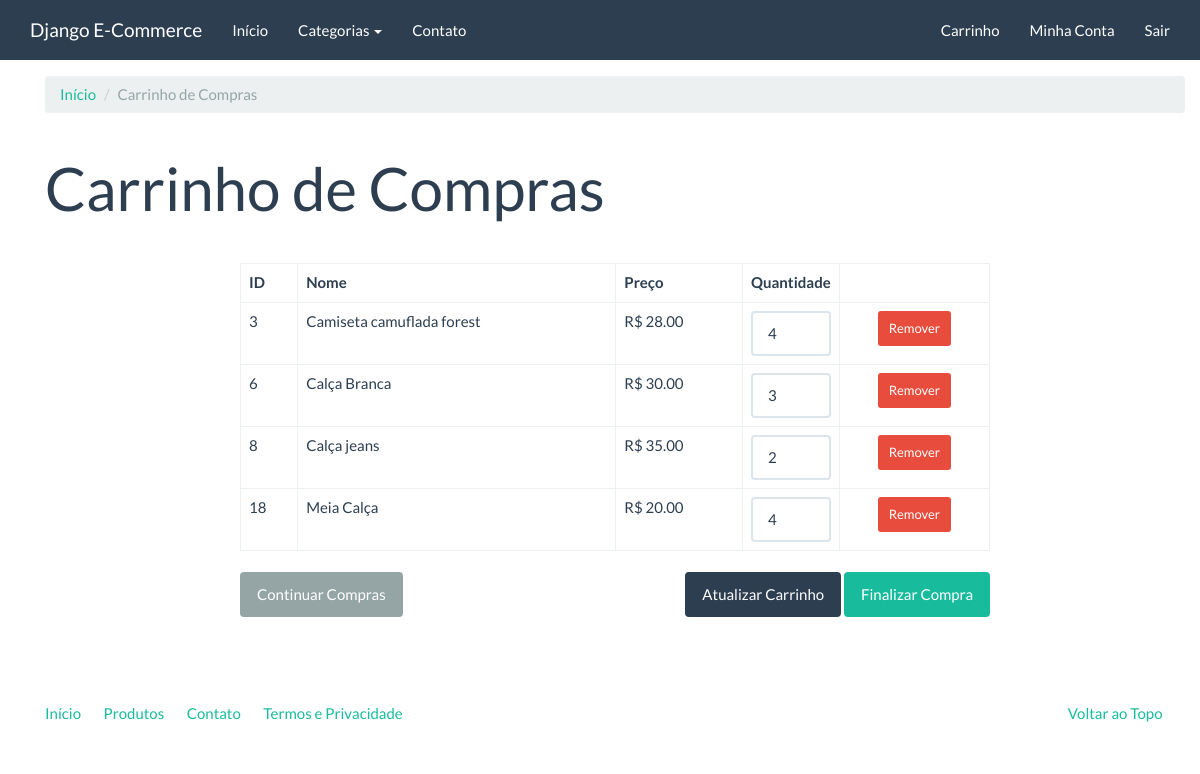
Page /compras/carrinho/ (signed in) on the earlier database version.
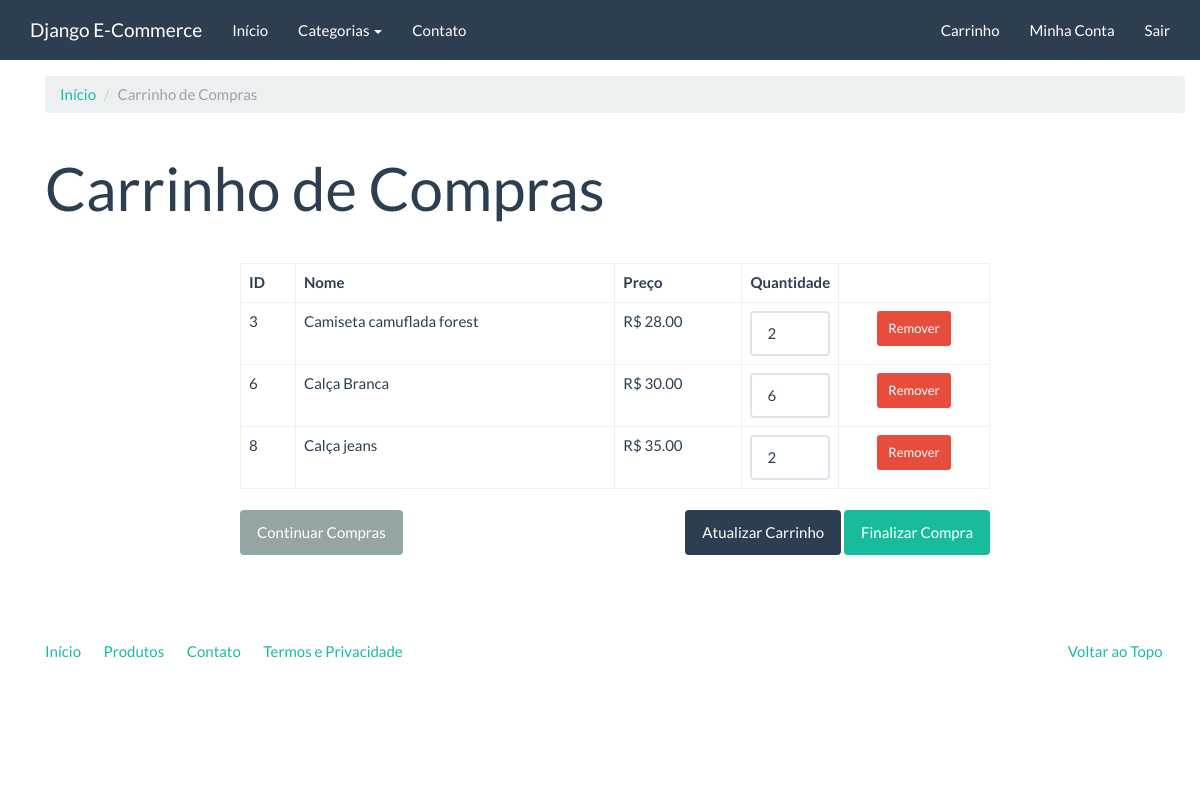
Same page on the later database version.
### checkout/models.py (models this page shows, shortened)
class CartItem(models.Model):
    cart_key = models.CharField('Chave do Carrinho', max_length=40, db_index=True)
    product = models.ForeignKey('catalog.Product', verbose_name='Produto', on_delete=models.CASCADE)
    quantity = models.PositiveIntegerField('Quantidade', default=1)
    price = models.DecimalField('Preço', decimal_places=2, max_digits=8)
    owner = models.ForeignKey(settings.AUTH_USER_MODEL, verbose_name='Usuário', on_delete=models.CASCADE, null=True)
    objects = CartItemManager()
    class Meta:
        verbose_name = 'Item do Carrinho'
        verbose_name_plural = 'Itens dos Carrinhos'
        unique_together = (('cart_key', 'product'),)

### catalog/models.py (models this page shows, shortened)
class Product(models.Model):
    name = models.CharField("Nome", max_length=100)
    slug = models.SlugField('Identificador', max_length=100)
    category = models.ForeignKey('catalog.Category', related_name='Categoria', verbose_name="Categoria", on_delete=models.CASCADE, null=True, blank=False)
    description = models.TextField('Descrição', blank=True, max_length=85)
    price = models.DecimalField("Preço", decimal_places=2, max_digits=8)
    created = models.DateTimeField('Criado em', auto_now_add=True)
    modified = models.DateTimeField('Modificado em', auto_now=True)
    class Meta:
        verbose_name = 'Produto'
        verbose_name_plural = "Produtos"
        ordering = ['name']
    def __str__(self):
        return self.name

### checkout/views.py (the view, shortened to what this page needs)
class CartItemView(TemplateView):
    template_name = 'checkout/cart.html'
    def get_formset(self, clear=False):
        CartItemFormSet = modelformset_factory(CartItem, fields=('quantity',), can_delete=True, extra=0)
        session_key = self.request.session.session_key
        if session_key:
            if clear:
                formset = CartItemFormSet(queryset=CartItem.objects.filter(cart_key=session_key))
            else:
                formset = CartItemFormSet(queryset=CartItem.objects.filter(cart_key=session_key), data=self.request.POST or None)
        else:
            formset = CartItemFormSet(queryset=CartItem.objects.none())
        return formset
    def get_context_data(self, **kwargs):
        context = super(CartItemView, self).get_context_data(**kwargs)
        context['formset'] = self.get_formset()
        return context

### catalog/context_processors.py (called while the page is built)
def categories(request):
    return {
        'categories': Category.objects.all()
    }

### catalog/models.py (called while the page is built)
    def __str__(self):
        return self.name

    def get_absolute_url(self):
        return reverse('catalog:category', kwargs={'slug': self.slug})

### checkout/templates/checkout/cart.html (shortened to what this page needs)
{% extends 'base.html' %}
{% load widget_tweaks %}
{% block container %}
<div class="container margin-top">
  <ol class="breadcrumb">
    <li><a href="{% url 'index' %}">Início</a></li>
    <li class="active">Carrinho de Compras</li>
  </ol>
<div class="page-header">
<h1>Carrinho de Compras</h1>
</div>
<div class="row">
    <div class="col-md-8 col-md-offset-2">
        <form class="" action="" method=post>
            <table class="table table-bordered">
                <thead>
                    <th>
                        ID
                    </th>
                    <th>
                        Nome
                    </th>
                    <th>
                        Preço
                    </th>
                    <th style="width: 10%;">
                        Quantidade
                    </th>
                    <th>
                    </th>
                </thead>
                <tbody>
                  {% for form in formset %}
                    <tr>
                      <td>
                          {{ form.instance.product.pk }}
                      </td>
                      <td>
                          {{ form.instance.product }}
                      </td>
                      <td>
                          R$ {{ form.instance.product.price | floatformat:'2' }}
                      </td>
                      <td>
                        {% render_field form.quantity class='form-control' %}
                      </td>
                      <td class="text-center">
                        <button value='on' class='btn btn-danger btn-sm' type="submit" name='{{ form.DELETE.html_name }}'>Remover</button>
                      </td>
                    </tr>
                  {% endfor %}
                </tbody>
            </table>
            <p class="text-right">
                <a href="{% url 'catalog:product_list' %}" class="pull-left btn btn-default">Continuar Compras</a>
                <button type="submit" class="btn btn-primary" name="button">Atualizar Carrinho</button></li>
                <a href="{% url 'checkout:checkout_order' %}" class="btn btn-success">Finalizar Compra</a>
            </p>
        </form>
    </div>
</div>
{% endblock %}

Differences in the rows shown:
removed CartItem: instance.product.pk "18", instance.product "Meia Calça", instance.product.price "20.00"
Other differences:
form field quantity: "4" → "2"
form field quantity: "3" → "6"
list line gone: "R$ 4 Remover"
